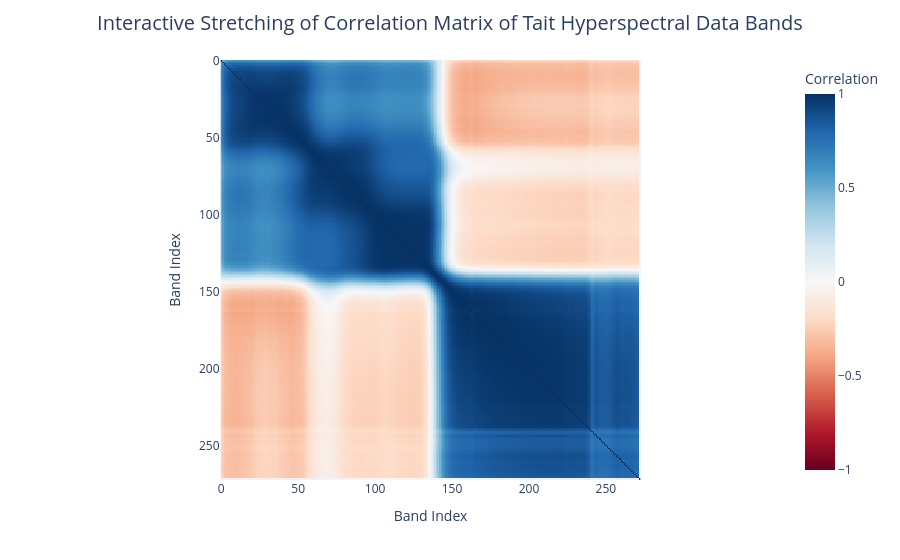

Notebook cell for this chart:
### Code cell
#Interactive heatmap
import plotly.express as px

band_labels = correlation_matrix.columns

# Create an interactive heatmap
fig2 = px.imshow(
    correlation_matrix,
    labels=dict(x="Band Index", y="Band Index", color="Correlation"),
    x=band_labels,
    y=band_labels,
    color_continuous_scale='RdBu',
    zmin=-1,
    zmax=1,
)

# Add hover information
fig2.update_traces(
    hovertemplate="Band %{x}: %{y}<br>Correlation: %{z:.2f}<extra></extra>"
)

# Add a title to the heatmap
fig2.update_layout(
    title="Interactive Stretching of Correlation Matrix of Tait Hyperspectral Data Bands",
    title_x=0.5,  # Center the title
    title_font=dict(size=20)  # Adjust title font size
)

# Show the plot
fig2.show()

### Figure 1 — Plotly figure (JSON) as saved in the notebook; plotly's stock layout.template omitted (floating-point values rounded to 4 significant figures; data arrays with more than 128 entries replaced by an {"elided": "..."} marker saying what was removed)
{"data": [{"coloraxis": "coloraxis", "name": "0", "x": {"elided": "273 int values"}, "y": {"elided": "273 int values"}, "z": {"elided": "273x273 float values"}, "type": "heatmap", "xaxis": "x", "yaxis": "y", "hovertemplate": "Band %{x}: %{y}<br>Correlation: %{z:.2f}<extra></extra>"}], "layout": {"xaxis": {"anchor": "y", "domain": [0.0, 1.0], "scaleanchor": "y", "constrain": "domain", "title": {"text": "Band Index"}}, "yaxis": {"anchor": "x", "domain": [0.0, 1.0], "autorange": "reversed", "constrain": "domain", "title": {"text": "Band Index"}}, "coloraxis": {"colorbar": {"title": {"text": "Correlation"}}, "colorscale": [[0.0, "rgb(103,0,31)"], [0.1, "rgb(178,24,43)"], [0.2, "rgb(214,96,77)"], [0.3, "rgb(244,165,130)"], [0.4, "rgb(253,219,199)"], [0.5, "rgb(247,247,247)"], [0.6, "rgb(209,229,240)"], [0.7, "rgb(146,197,222)"], [0.8, "rgb(67,147,195)"], [0.9, "rgb(33,102,172)"], [1.0, "rgb(5,48,97)"]], "cmin": -1, "cmax": 1}, "margin": {"t": 60}, "title": {"text": "Interactive Stretching of Correlation Matrix of Tait Hyperspectral Data Bands", "x": 0.5, "font": {"size": 20}}}}
